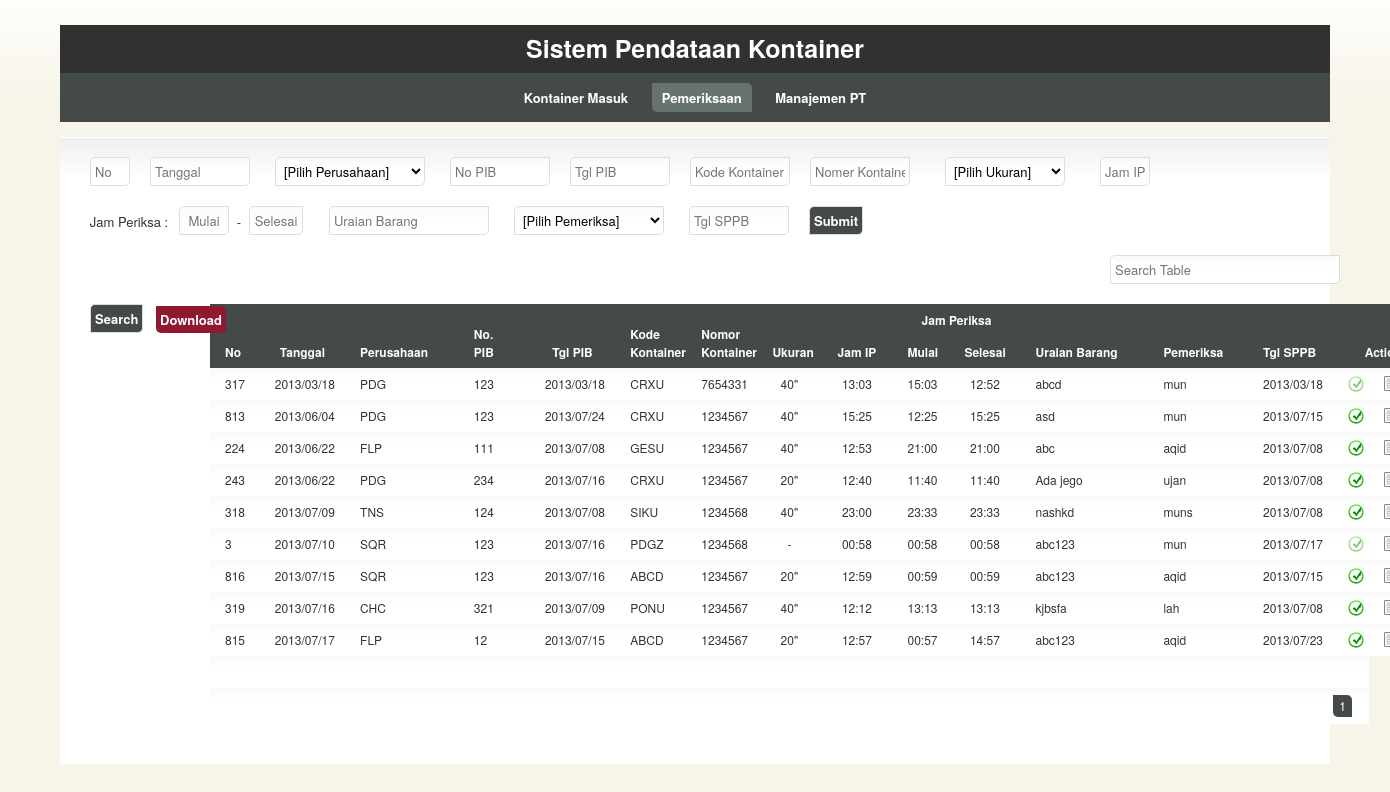
The page /index.php/pemeriksaan on the database its author committed.
### tables this page shows
CREATE TABLE IF NOT EXISTS `kontainer` (
  `no` int(10) NOT NULL AUTO_INCREMENT,
  `tanggal` date DEFAULT NULL,
  `perusahaan` varchar(100) DEFAULT NULL,
  `kode` varchar(50) DEFAULT NULL,
  `nomor` varchar(50) DEFAULT NULL,
  `ukuran` varchar(50) DEFAULT NULL,
  `status` int(10) NOT NULL DEFAULT '0',
  `no_pib` varchar(50) DEFAULT NULL,
  `tgl_pib` date DEFAULT NULL,
  `jam_ip` time DEFAULT NULL,
  `jam_periksa_st` time DEFAULT NULL,
  `jam_periksa_en` time DEFAULT NULL,
  `uraian` varchar(50) DEFAULT NULL,
  `pemeriksa` varchar(50) DEFAULT NULL,
  `tgl_sppb` date DEFAULT NULL,
  `tgl_ip` date DEFAULT NULL,
  PRIMARY KEY (`no`)
);

### application/controllers/pemeriksaan.php (called while the page is built, shortened)
<?php if ( ! defined('BASEPATH')) exit('No direct script access allowed');
class Pemeriksaan extends CI_Controller
{
	function __construct()
	{
		$this->load->model('pemeriksaan_model', 'pemeriksaan', true);
		$this->load->model('perusahaan_model', 'perusahaan', true);
		$this->load->model('ukuran_model', 'ukuran', true);
		$this->load->model('pemeriksa_model', 'pemeriksa', true);
	}
	function index()
	{
		$data['rows'] = $this->pemeriksaan->get_rows(0, 30);
		$data['list_perusahaan'] = $this->perusahaan->get_all_perusahaan();
		$data['list_ukuran'] = $this->ukuran->get_all_ukuran();
		$data['list_pemeriksa'] = $this->pemeriksa->get_all_pemeriksa();
		$data['maxpage'] = $this->pemeriksaan->get_max_page();
		$data['page'] = 1;
		$this->load->view('pemeriksaan_view', $data);
	}
}

### index.php (called while the page is built, shortened)
<?php
require_once BASEPATH.'core/CodeIgniter.php';

### application/models/pemeriksaan_model.php (called while the page is built, shortened)
<?php if ( ! defined('BASEPATH')) exit('No direct script access allowed');
class Pemeriksaan_model extends CI_Model
{
	function get_rows($start, $limit)
	{
		$kueri = "SELECT * FROM kontainer WHERE status >= 1 ORDER BY tanggal,no LIMIT $start, $limit";
		$ret = $this->db->query($kueri)->result_array();
		return $ret;
	}
}

### application/views/pemeriksaan_view.php (the view, shortened to what this page needs)
<!DOCTYPE html>
<html lang="en">
	<head>
		<link rel="stylesheet" href="<?=base_url();?>application/css/960.css" type="text/css" media="screen" charset="utf-8"/>
		<link rel="stylesheet" href="<?=base_url();?>application/css/template.css" type="text/css" media="screen" charset="utf-8"/>
		<link rel="stylesheet" href="<?=base_url();?>application/css/colour.css" type="text/css" media="screen" charset="utf-8"/>
 		<link rel="stylesheet" href="<?=base_url();?>application/js/jqtp_latest/css/jqtp.css" type="text/css"/>
		<link rel="stylesheet" href="<?=base_url();?>application/js/jqtp_latest/css/jqpopup.css" type="text/css">
	</head>
	<body>
		<header id="header">
		</header>
		<section id="section">
			<div id="content" class="container_16 clearfix">
				<form method="post" action="<?=site_url('pemeriksaan/entry')?>">
					<div class="grid_1"><p>
						<input name="no" type="text" placeholder="No"/>
					</p></div>
					<div class="grid_2"><p>
						<input name="tanggal" type="text" id="datepicker" placeholder="Tanggal" pattern="((19|20)\d\d[/]0[1-9]|1[012])[/](0[1-9]|[12][0-9]|3[01])" required/>
					</p></div>
					<div class="grid_4"><p>
						<select name="perusahaan" required>
							<option value='-'>[Pilih Perusahaan]</option>
							<?php
							foreach($list_perusahaan as $perusahaan){
								extract($perusahaan);
								echo "<option value='$kode'>$kode</option>";
							}
							?>
						</select>
					</p></div>
					<div class="grid_2"><p>
						<input name="no_pib" type="text" placeholder="No PIB" required/>
					</p></div>
					<div class="grid_2"><p>
						<input name="tgl_pib" type="text" id="datepicker2" placeholder="Tgl PIB" required/>
					</p></div>
					<div class="grid_2"><p>
						<input name="kode" type="text" placeholder="Kode Kontainer" required/>
					</p></div>
					<div class="grid_2"><p>
						<input name="nomor" type="text" placeholder="Nomer Kontainer" required/>
					</p></div>
					<div class="grid_3"><p>
						<select name="ukuran">
							<option value='-'>[Pilih Ukuran]</option>
							<?php
							foreach($list_ukuran as $ukuran){
								extract($ukuran);
								echo "<option value='$ukuran'>$ukuran</option>";
							}
							?>
						</select>
					</p></div>
					<div class="grid_2"><p>
						<input name="jam_ip" type="text" placeholder="Jam IP" id="jam_ip" required style="width:40px;float:left;text-align:center;"/>
					</p></div>
					<div class="grid_2" style="padding-top:6px;margin-left:-1px;">Jam Periksa :</div>
					<div class="grid_2"><p>
						<input name="jam_periksa_st" type="text" placeholder="Mulai" id="jam_periksa_st" required style="width:40px;margin-left:-20px;float:left;text-align:center;"/>
					</p></div>
					<div class="grid_1" style="padding-top:6px;margin-left:-90px;">-</div>
					<div class="grid_1"><p>
						<input name="jam_periksa_en" type="text" placeholder="Selesai" id="jam_periksa_en" required style="width:44px;margin-left:-70px;float:left;text-align:center;"/>
					</p></div>
					<div class="grid_3" style="margin-left:-40px;"><p>
						<input name="uraian" type="text" placeholder="Uraian Barang" required/>
					</p></div>
					<div class="grid_4" style="margin-left:20px;"><p>
						<select name="pemeriksa">
							<option value='-'>[Pilih Pemeriksa]</option>
							<?php
							foreach($list_pemeriksa as $pemeriksa){
								extract($pemeriksa);
								echo "<option value='$nama'>$nama</option>";
							}
							?>
						</select>
					</p></div>
					<div class="grid_2"><p>
						<input name="tgl_sppb" type="text" id="datepicker3" placeholder="Tgl SPPB" required/>
					</p></div>
					<div class="grid_1"><p>
						<input type="submit" value="Submit"/>
					</p></div>
				</form>
				<div class="grid_16">
					<p>&nbsp;</p>
				</div>
				<div class="grid_1" style="margin-left:10px;">
					<p>&nbsp;</p>
				</div>
				<form method='POST' action='<?=base_url();?>pemeriksaan/search'>
					<div class="grid_5">
						<p>
							<input type="text" name='search' placeholder="Search Table"/>
						</p>
					</div>
					<div class="grid_1">
						<p>
							<input type="submit" value="Search" />
						</p>
					</div>
				</form>
				<div class="grid_1">
					<p>
						<?php
						$download_url = base_url()."pemeriksaan/download_xls";
						?>
						<a href='<?=$download_url;?>' class='error'>Download</a>
					</p>
				</div>
				<div class="grid_16">
					<table id="dataList2" clas="tablesorter">
						<colgroup>
							<col class="colA" style="width:35px; word-wrap:break-word;"/>
							<col class="colB" style="width:60px; word-wrap:break-word;"/>
							<col class="colC" style="width:80px; word-wrap:break-word;"/>
							<col class="colD" style="width:50px; word-wrap:break-word;"/>
							<col class="colE" style="width:60px; word-wrap:break-word;"/>
							<col class="colF" style="width:50px; word-wrap:break-word;"/>
							<col class="colG" style="width:50px; word-wrap:break-word;"/>
							<col class="colH" style="width:45px; word-wrap:break-word;"/>
							<col class="colI" style="width:50px; word-wrap:break-word;"/>
							<col class="colJ" style="width:40px; word-wrap:break-word;"/>
							<col class="colK" style="width:50px; word-wrap:break-word;"/>
							<col class="colL" style="width:90px; word-wrap:break-word;"/>
							<col class="colM" style="width:70px; word-wrap:break-word;"/>
							<col class="colN" style="width:60px; word-wrap:break-word;"/>
							<col class="colO" style="width:25px; word-wrap:break-word;"/>
							<col class="colP" style="width:25px; word-wrap:break-word;"/>
							<col class="colQ" style="width:25px; word-wrap:break-word;"/>
						</colgroup>
						<thead>
							<tr>
								<th rowspan="2">No</th>
								<th class='center' rowspan="2">Tanggal</th>
								<th rowspan="2">Perusahaan</th>
								<th rowspan="2">No. PIB</th>
								<th class='center' rowspan="2">Tgl PIB</th>
								<th rowspan="2">Kode Kontainer</th>
								<th rowspan="2">Nomor Kontainer</th>
								<th class='center' rowspan="2">Ukuran</th>
								<th class='center' rowspan="2">Jam IP</th>
								<th class='center' colspan="2">Jam Periksa</th>
								<th rowspan="2">Uraian Barang</th>
								<th rowspan="2">Pemeriksa</th>
								<th rowspan="2">Tgl SPPB</th>
								<th class='center' colspan="3" width="10%" rowspan="2">Actions</th>
							</tr>
							<tr>
								<th class="center">Mulai</th>
								<th class="center">Selesai</th>
							</tr>
						</thead>
						<tbody>
							<?php
							foreach($rows as $row){
								extract($row);
								$tanggal = str_replace("-", "/", $tanggal);
								$tgl_pib = str_replace("-", "/", $tgl_pib);
								$tgl_sppb = str_replace("-", "/", $tgl_sppb);
								$jam_ip = substr($jam_ip, 0, strlen($jam_ip)-3);
								$jam_periksa_st = substr($jam_periksa_st, 0, strlen($jam_periksa_st)-3);
								$jam_periksa_en = substr($jam_periksa_en, 0, strlen($jam_periksa_en)-3);
								echo "
									<tr>
										<td id='col_no_$no' style='text-align:left;'>$no</td>
										<td id='col_tanggal_$no' class='center'>$tanggal</td>
										<td id='col_perusahaan_$no'>$perusahaan</td>
										<td id='col_no_pib_$no'>$no_pib</td>
										<td id='col_tgl_pib_$no' class='center'>$tgl_pib</td>
										<td id='col_kode_$no'>$kode</td>
										<td id='col_nomor_$no'>$nomor</td>
										<td id='col_ukuran_$no' class='center'>$ukuran</td>
										<td id='col_jam_ip_$no' class='center'>$jam_ip</td>
										<td id='col_jam_periksa_st_$no' class='center'>$jam_periksa_st</td>
										<td id='col_jam_periksa_en_$no' class='center'>$jam_periksa_en</td>
										<td id='col_uraian_$no'>$uraian</td>
										<td id='col_pemeriksa_$no'>$pemeriksa</td>
										<td id='col_tgl_sppb_$no'>$tgl_sppb</td>
										<td id='col_sppb_$no' class='center'>";
				if($status == '1') echo 	"<a href='#' onclick=\"sppb_submit('$no')\" class='sppb' no='$no'></a></td>";
				else echo 					"<a href='#' class='sppbyes'></a></td>";
				echo "					<td id='col_edit_$no' class='center'><a href='#' onclick=\"edit_row('$no')\" class='edit'></a></td>
										<td id='col_delete_$no' class='center'><a href='#' onclick=\"confirm_delete_row('$no')\" class='delete'></a></td>
									</tr>
									<tr style='display:none'>
										<td id='col_status_$no'>$status</td>
									</tr>
								";
							}
							?>
						</tbody>
						<tfoot>
							<tr><td colspan="15">&nbsp;</td><tr>
							<tr>
								<td colspan="15" class="pagination">
									<?php
										$st = $page-4;
										if($st < 1) $st = 1;
										$en = $st + 9;
										if($en > $maxpage){
											$en = $maxpage;
											$st = $en-9;
											if($st < 1) $st = 1;
										}
										for($i = $st; $i <= $en; $i++){
											if($i == $page) echo "<span class='active curved'>$i</span>";
											else{
												if(isset($key)) echo "<a href='".base_url()."pemeriksaan/search?key=$key&page=$i' class='curved'>$i</a>";
												else echo "<a href='".base_url()."pemeriksaan/page/$i' class='curved'>$i</a>";
											}
										}
									?>
								</td>
							</tr>
						</tfoot>
					</table>
				</div>
			</div>
		</section>
	</body>
</html>

### application/css/960.css (style rules this page uses)
html,body,div,span,applet,object,iframe,h1,h2,h3,h4,h5,h6,p,blockquote,pre,a,abbr,acronym,address,big,cite,code,del,dfn,em,font,img,ins,kbd,q,s,samp,small,strike,strong,sub,sup,tt,var,b,u,i,center,dl,dt,dd,ol,ul,li,fieldset,form,label,legend,table,caption,tbody,tfoot,thead,tr,th,td { margin:0;padding:0;border:0;outline:0;font-size:100%;vertical-align:baseline;background:transparent }
body { line-height:1 }
table { border-collapse:collapse;border-spacing:0 }
body, textarea { color:#333;font:13px/1.5 'Helvetica Neue',Arial,'Liberation Sans',FreeSans,sans-serif }
p,dl,hr,h1,h2,h3,h4,h5,h6,ol,ul,pre,table,address,fieldset { margin-bottom:20px }
.grid_1 select,.grid_1 input,.grid_1 textarea { width:30px }
.grid_2 select,.grid_2 input,.grid_2 textarea { width:90px }
.grid_3 select,.grid_3 input,.grid_3 textarea { width:150px }
.grid_3 select { width:120px }
.grid_4 select,.grid_4 input,.grid_4 textarea { width:210px }
.grid_4 select { width:150px }
.grid_5 select,.grid_5 input,.grid_5 textarea { width:220px }
.grid_1, .grid_2, .grid_3, .grid_4, .grid_5, .grid_6, .grid_7, .grid_8, .grid_9, .grid_10, .grid_11, .grid_12, .grid_13, .grid_14, .grid_15, .grid_16 { display: inline; float: left; margin-left: 10px; margin-right: 10px; }
.grid_16 { float:center; }
.container_16 .grid_1, .container_16 .grid_1 .box, .container_16 .grid_1 .ui-state-highlight { width: 40px !important }
.container_16 .grid_2, .container_16 .grid_2 .box, .container_16 .grid_2 .ui-state-highlight { width: 100px !important }
.container_16 .grid_3, .container_16 .grid_3 .box, .container_16 .grid_3 .ui-state-highlight { width: 150px !important }
.container_16 .grid_4, .container_16 .grid_4 .box, .container_16 .grid_4 .ui-state-highlight { width: 160px !important }
.container_16 .grid_5, .container_16 .grid_5 .box, .container_16 .grid_5 .ui-state-highlight { width: 220px !important }
.container_16 .grid_16, .container_16 .grid_16 .box, .container_16 .grid_16 .ui-state-highlight { width: 940px !important }
.clearfix:after { clear: both; content: ' '; display: block; font-size: 0; line-height: 0; visibility: hidden; width: 0; height: 0; }

### application/css/template.css (style rules this page uses)
.center { text-align:center; }
a { text-decoration:none; }
#content { width:1270px; position:relative; margin-left: auto; margin-right: auto; text-align:center; float:center; }
label, #navigation, .error, .success, input[type="submit"], input[type="reset"] { font-weight:bold; }
a.edit, a.trash, a.ip, a.sppb, a.save, a.cancel, a.delete, a.unip, a.sppbyes { padding-left:12px; background-repeat:no-repeat; background-position:left center; }
a { padding:4px; }
table { width:100%; bord }
th, td { padding:7px 15px; text-align:left; }
#header { width:1270px; margin:10px auto 0 auto; padding:5px 30px; text-align:center; }
#section { width:1270px; margin:auto; }
#content { padding:20px; -moz-border-radius-topleft: 10px; -moz-border-radius-bottomright: 10px; }
.curved, #navigation a, #navigation span, .error, .success, .box, .utils a { -moz-border-radius-bottomleft:5px; -moz-border-radius-topright:5px; -webkit-border-bottom-left-radius:5px; -webkit-border-top-right-radius:5px; }
.curved-alt, input, textarea, select, .box, .date td a, .utils a { -moz-border-radius-bottomright:5px; -moz-border-radius-topleft:5px; -webkit-border-bottom-right-radius:5px; -webkit-border-top-left-radius:5px; }
input, textarea, select { border:1px solid; font-family:inherit; font-size:inherit; padding:4px; }
select { padding-top:3px; padding-bottom:3px; }
input[type="submit"], input[type="reset"] { cursor:pointer; width:auto !important; }
.pagination { text-align:right; }
.pagination a, .pagination span { display:inline-block; margin:0 2px; padding:2px 6px; }
#dataList th,td { vertical-align:middle; }
#dataList2 { table-layout:fixed; width:1230px; }
#dataList2 th,td { vertical-align:bottom; font-size:12px; }
#dataList2 th { cursor:pointer; }
a.error { position:relative; top:6px; left:6px; }

### rows shown on the page
kontainer: no "317", tanggal "2013/03/18", perusahaan "PDG", no_pib "123", tgl_pib "2013/03/18", kode "CRXU", nomor "7654331", ukuran "40\"", jam_ip "13:03", jam_periksa_st "15:03", jam_periksa_en "12:52", uraian "abcd", pemeriksa "mun", tgl_sppb "2013/03/18"
kontainer: no "813", tanggal "2013/06/04", perusahaan "PDG", no_pib "123", tgl_pib "2013/07/24", kode "CRXU", nomor "1234567", ukuran "40\"", jam_ip "15:25", jam_periksa_st "12:25", jam_periksa_en "15:25", uraian "asd", pemeriksa "mun", tgl_sppb "2013/07/15"
kontainer: no "224", tanggal "2013/06/22", perusahaan "FLP", no_pib "111", tgl_pib "2013/07/08", kode "GESU", nomor "1234567", ukuran "40\"", jam_ip "12:53", jam_periksa_st "21:00", jam_periksa_en "21:00", uraian "abc", pemeriksa "aqid", tgl_sppb "2013/07/08"
kontainer: no "243", tanggal "2013/06/22", perusahaan "PDG", no_pib "234", tgl_pib "2013/07/16", kode "CRXU", nomor "1234567", ukuran "20\"", jam_ip "12:40", jam_periksa_st "11:40", jam_periksa_en "11:40", uraian "Ada jego", pemeriksa "ujan", tgl_sppb "2013/07/08"
kontainer: no "318", tanggal "2013/07/09", perusahaan "TNS", no_pib "124", tgl_pib "2013/07/08", kode "SIKU", nomor "1234568", ukuran "40\"", jam_ip "23:00", jam_periksa_st "23:33", jam_periksa_en "23:33", uraian "nashkd", pemeriksa "muns", tgl_sppb "2013/07/08"
kontainer: no "3", tanggal "2013/07/10", perusahaan "SQR", no_pib "123", tgl_pib "2013/07/16", kode "PDGZ", nomor "1234568", ukuran "-", jam_ip "00:58", jam_periksa_st "00:58", jam_periksa_en "00:58", uraian "abc123", pemeriksa "mun", tgl_sppb "2013/07/17"
kontainer: no "816", tanggal "2013/07/15", perusahaan "SQR", no_pib "123", tgl_pib "2013/07/16", kode "ABCD", nomor "1234567", ukuran "20\"", jam_ip "12:59", jam_periksa_st "00:59", jam_periksa_en "00:59", uraian "abc123", pemeriksa "aqid", tgl_sppb "2013/07/15"
kontainer: no "319", tanggal "2013/07/16", perusahaan "CHC", no_pib "321", tgl_pib "2013/07/09", kode "PONU", nomor "1234567", ukuran "40\"", jam_ip "12:12", jam_periksa_st "13:13", jam_periksa_en "13:13", uraian "kjbsfa", pemeriksa "lah", tgl_sppb "2013/07/08"
kontainer: no "815", tanggal "2013/07/17", perusahaan "FLP", no_pib "12", tgl_pib "2013/07/15", kode "ABCD", nomor "1234567", ukuran "20\"", jam_ip "12:57", jam_periksa_st "00:57", jam_periksa_en "14:57", uraian "abc123", pemeriksa "aqid", tgl_sppb "2013/07/23"
